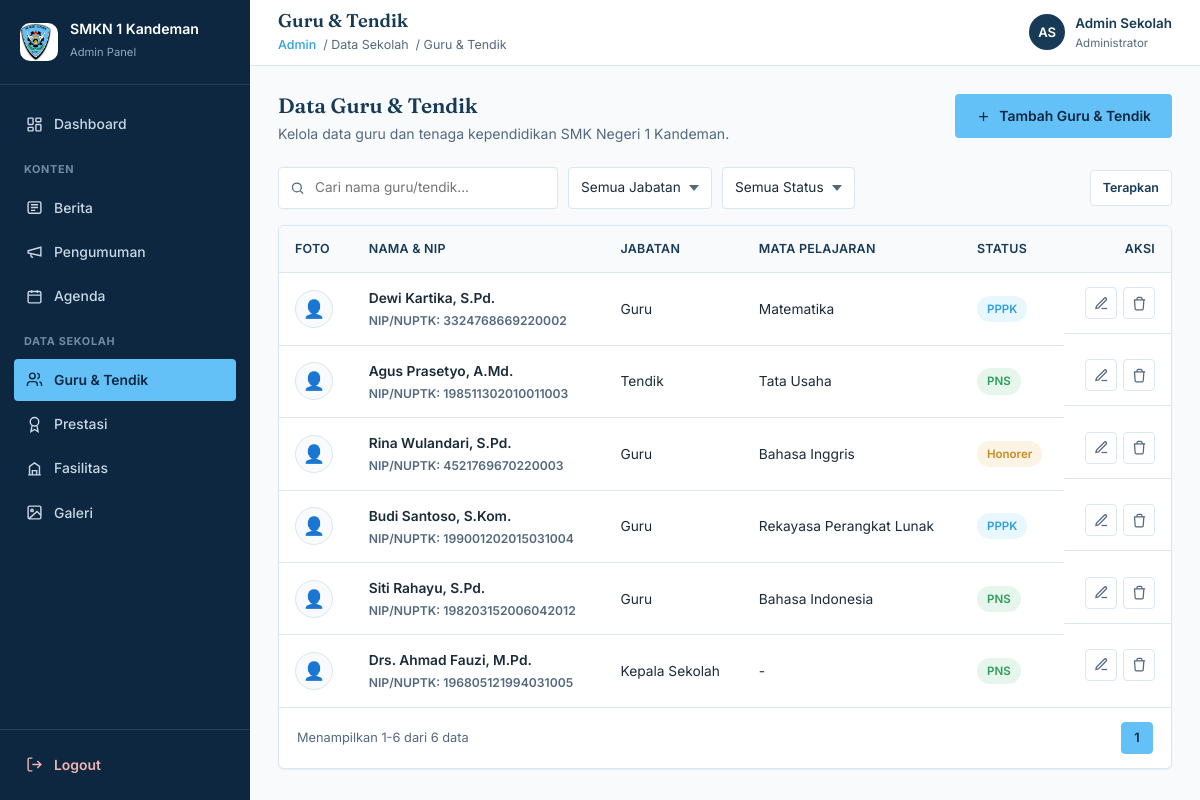
Screenshot of /admin/guru/index.php (signed in) with the database file from the repository.
### tables this page shows
CREATE TABLE IF NOT EXISTS guru (
    id INT UNSIGNED AUTO_INCREMENT PRIMARY KEY,
    nama VARCHAR(150) NOT NULL,
    nip VARCHAR(50) DEFAULT NULL,
    jabatan ENUM('Kepala Sekolah','Guru','Tendik') NOT NULL DEFAULT 'Guru',
    mapel VARCHAR(100) DEFAULT NULL,
    status_kepegawaian ENUM('PNS','PPPK','Honorer') NOT NULL DEFAULT 'Honorer',
    foto VARCHAR(255) DEFAULT NULL,
    created_at TIMESTAMP DEFAULT CURRENT_TIMESTAMP,
    updated_at TIMESTAMP DEFAULT CURRENT_TIMESTAMP ON UPDATE CURRENT_TIMESTAMP
);

### admin/includes/helpers.php (called while the page is built, shortened)
<?php
function badge_class($value) {
    $v = strtolower(trim($value));
    $success = ['published', 'aktif', 'baik', 'pns'];
    $warning = ['draft', 'nonaktif', 'perlu perbaikan', 'honorer'];
    $muted   = ['rusak'];
    if (in_array($v, $success)) return 'badge-success';
    if (in_array($v, $warning)) return 'badge-warning';
    return 'badge-sky';
}
function build_page_url($page) {
    $params = $_GET;
    $params['page'] = $page;
    return '?' . http_build_query($params);
}

### admin/guru/index.php (the view, shortened to what this page needs)
<?php
require_once '../../config/koneksi.php';
require_once '../includes/helpers.php';
$cari = isset($_GET['cari']) ? trim($_GET['cari']) : '';
$where = [];
$whereSql = count($where) > 0 ? 'WHERE ' . implode(' AND ', $where) : '';
$limit = 10;
$page = isset($_GET['page']) ? max(1, intval($_GET['page'])) : 1;
$offset = ($page - 1) * $limit;
$totalResult = mysqli_query($koneksi, "SELECT COUNT(*) AS total FROM guru $whereSql");
$totalRow = mysqli_fetch_assoc($totalResult);
$totalData = (int) $totalRow['total'];
$totalPage = max(1, (int) ceil($totalData / $limit));
$query = "SELECT * FROM guru $whereSql ORDER BY id DESC LIMIT $limit OFFSET $offset";
$result = mysqli_query($koneksi, $query);
include '../includes/header.php';
include '../includes/sidebar.php';
?>
<div class="main-area">
    <?php include '../includes/topbar.php'; ?>
    <div class="content">
        <div class="page-head">
            <div>
                <h2>Data Guru & Tendik</h2>
                <p>Kelola data guru dan tenaga kependidikan SMK Negeri 1 Kandeman.</p>
            </div>
            <a href="tambah.php" class="btn btn-primary">
                <svg viewBox="0 0 24 24" fill="none" stroke="currentColor" stroke-width="2" width="15" height="15"><path d="M12 5v14M5 12h14"/></svg>
                Tambah Guru & Tendik
            </a>
        </div>
        <form class="toolbar" method="get" action="index.php">
            <div class="toolbar-filters">
                <div class="search-box">
                    <svg viewBox="0 0 24 24" fill="none" stroke="currentColor" stroke-width="2"><circle cx="11" cy="11" r="7"/><path d="m21 21-4.3-4.3"/></svg>
                    <input type="text" name="cari" value="<?php echo htmlspecialchars($cari); ?>" placeholder="Cari nama guru/tendik...">
                </div>
                <select class="filter-select" name="jabatan" onchange="this.form.submit()">
                    <option value="">Semua Jabatan</option>
                </select>
                <select class="filter-select" name="status_kepegawaian" onchange="this.form.submit()">
                    <option value="">Semua Status</option>
                </select>
            </div>
            <button type="submit" class="btn btn-outline btn-sm">Terapkan</button>
        </form>
        <div class="table-panel">
            <?php if ($totalData === 0): ?>
                <div class="alert-empty">Belum ada data.</div>
            <?php else: ?>
            <div class="table-scroll">
                <table class="data-table">
                <thead>
                    <tr>
                        <th>Foto</th>
                        <th>Nama & NIP</th>
                        <th>Jabatan</th>
                        <th>Mata Pelajaran</th>
                        <th>Status</th>
                        <th style="text-align:right;">Aksi</th>
                    </tr>
                </thead>
                <tbody>
                    <?php while ($row = mysqli_fetch_assoc($result)): ?>
                    <tr>
                        <td>
                            <?php if (!empty($row['foto'])): ?>
                                <img src="../uploads/guru/<?php echo htmlspecialchars($row['foto']); ?>" class="thumb-round" alt="">
                            <?php else: ?>
                                <div class="thumb-round" style="display:flex;align-items:center;justify-content:center;font-size:1.1rem;">👤</div>
                            <?php endif; ?>
                        </td>
                        <td class="cell-title"><?php echo htmlspecialchars($row['nama']); ?><div class="cell-sub">NIP/NUPTK: <?php echo htmlspecialchars($row['nip']); ?></div></td>
                        <td class="cell-muted"><?php echo htmlspecialchars($row['jabatan']); ?></td>
                        <td class="cell-muted"><?php echo !empty($row['mapel']) ? htmlspecialchars($row['mapel']) : '-'; ?></td>
                        <td><span class="badge <?php echo badge_class($row['status_kepegawaian']); ?>"><?php echo htmlspecialchars($row['status_kepegawaian']); ?></span></td>
                        <td class="cell-actions">
                            <a href="edit.php?id=<?php echo $row['id']; ?>" class="icon-btn" aria-label="Edit" title="Edit">
                                <svg viewBox="0 0 24 24" fill="none" stroke="currentColor" stroke-width="2" width="15" height="15"><path d="M12 20h9"/><path d="M16.5 3.5a2.12 2.12 0 0 1 3 3L7 19l-4 1 1-4 12.5-12.5z"/></svg>
                            </a>
                            <button type="button" class="icon-btn danger" aria-label="Hapus" title="Hapus" data-delete-id="<?php echo $row['id']; ?>" data-delete-target="<?php echo htmlspecialchars($row['nama']); ?>">
                                <svg viewBox="0 0 24 24" fill="none" stroke="currentColor" stroke-width="2" width="15" height="15"><path d="M3 6h18M8 6V4a2 2 0 0 1 2-2h4a2 2 0 0 1 2 2v2m3 0-1 14a2 2 0 0 1-2 2H7a2 2 0 0 1-2-2L4 6"/></svg>
                            </button>
                        </td>
                    </tr>
                    <?php endwhile; ?>
                </tbody>
                </table>
            </div>
            <div class="table-footer">
                <span class="table-info">Menampilkan <?php echo ($totalData>0?($offset+1):0); ?>-<?php echo min($offset+$limit,$totalData); ?> dari <?php echo $totalData; ?> data</span>
                <div class="pagination">
                    <?php for ($i = 1; $i <= $totalPage; $i++): ?>
                        <a href="<?php echo build_page_url($i); ?>" class="<?php echo ($i === $page) ? 'active' : ''; ?>"><?php echo $i; ?></a>
                    <?php endfor; ?>
                </div>
            </div>
            <?php endif; ?>
        </div>
    </div>
<?php include '../includes/footer.php'; ?>

### rows the page displays
guru: nama "Dewi Kartika, S.Pd.", nip "3324768669220002", jabatan "Guru", mapel "Matematika", status_kepegawaian "PPPK"
guru: nama "Agus Prasetyo, A.Md.", nip "198511302010011003", jabatan "Tendik", mapel "Tata Usaha", status_kepegawaian "PNS"
guru: nama "Rina Wulandari, S.Pd.", nip "4521769670220003", jabatan "Guru", mapel "Bahasa Inggris", status_kepegawaian "Honorer"
guru: nama "Budi Santoso, S.Kom.", nip "199001202015031004", jabatan "Guru", mapel "Rekayasa Perangkat Lunak", status_kepegawaian "PPPK"
guru: nama "Siti Rahayu, S.Pd.", nip "198203152006042012", jabatan "Guru", mapel "Bahasa Indonesia", status_kepegawaian "PNS"
guru: nama "Drs. Ahmad Fauzi, M.Pd.", nip "196805121994031005", jabatan "Kepala Sekolah", status_kepegawaian "PNS"

### other values shown
$pageTitle "Guru & Tendik"
$crumb "Data Sekolah"
$crumb "Guru & Tendik"
$initials "AS"
$adminNama "Admin Sekolah"
$offset+1 "1"
min($offset+$limit,$totalData) "6"
$totalData "6"
